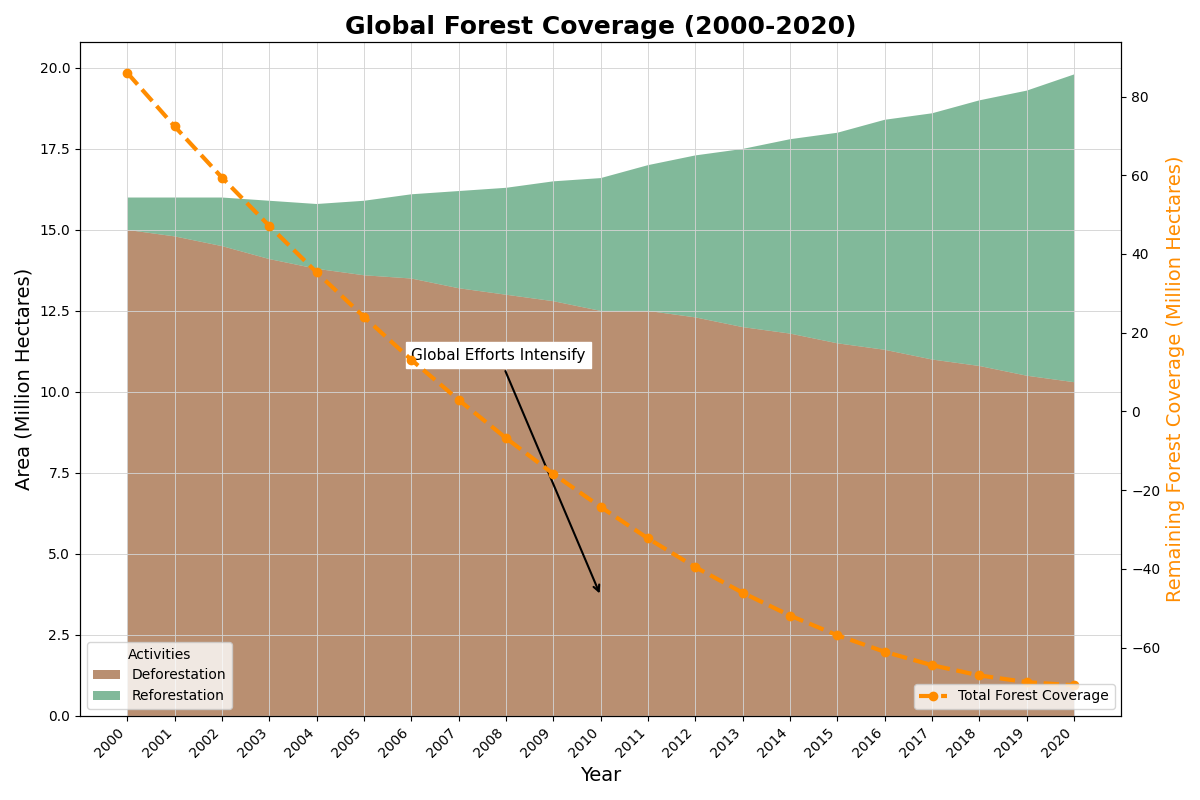

This figure's Python source:
import matplotlib.pyplot as plt
import numpy as np

years = np.arange(2000, 2021)

deforestation = np.array([15, 14.8, 14.5, 14.1, 13.8, 13.6, 13.5, 13.2, 13.0, 12.8, 12.5, 12.5, 12.3, 12.0, 11.8, 11.5, 11.3, 11.0, 10.8, 10.5, 10.3])
reforestation = np.array([1, 1.2, 1.5, 1.8, 2.0, 2.3, 2.6, 3.0, 3.3, 3.7, 4.1, 4.5, 5.0, 5.5, 6.0, 6.5, 7.1, 7.6, 8.2, 8.8, 9.5])

initial_forest_coverage = 100
net_deforestation = deforestation - reforestation
forest_coverage = initial_forest_coverage - np.cumsum(net_deforestation)

data_stack = np.vstack([deforestation, reforestation])

fig, ax = plt.subplots(figsize=(12, 8))

ax.stackplot(years, data_stack, labels=['Deforestation', 'Reforestation'], colors=['#8B4513', '#2E8B57'], alpha=0.6)

ax2 = ax.twinx()
ax2.plot(years, forest_coverage, label='Total Forest Coverage', color='darkorange', linestyle='--', linewidth=3, marker='o')

ax.set_title("Global Forest Coverage (2000-2020)", fontsize=18, fontweight='bold')
ax.set_xlabel('Year', fontsize=14)
ax.set_ylabel('Area (Million Hectares)', fontsize=14)
ax2.set_ylabel('Remaining Forest Coverage (Million Hectares)', fontsize=14, color='darkorange')

ax.set_xticks(years)
ax.set_xticklabels(years, rotation=45, ha='right')
ax.grid(visible=True, which='major', linestyle='-', linewidth=0.7, color='lightgray', alpha=0.9)

ax.legend(loc='lower left', title='Activities')
ax2.legend(loc='lower right')

ax.annotate('Global Efforts Intensify', xy=(2010, 3.7), xytext=(2006, 11),
            arrowprops=dict(facecolor='red', arrowstyle='->', linewidth=1.5), fontsize=11, backgroundcolor='w')

plt.tight_layout()
plt.show()
